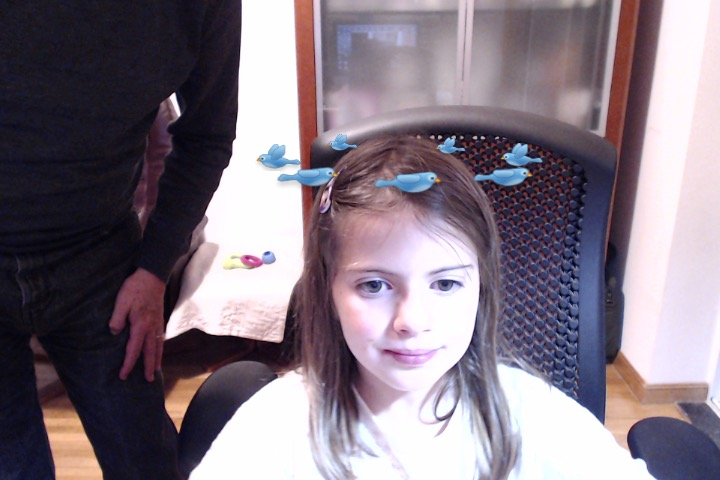
#> input picture py_curso_openVC/openCV_ex_prog/imgs/bia.jpg, 720 x 480 px; its folder holds only this picture in this run
$ python ex_openCV_35.py
#> lines starting #> are read from the running program, lines starting #| are printed output that depends on the picture; after the words box and inside, x2 and y2 are one past the last pixel; in counts of white or black regions, pixels touching at a corner belong together
import os
import cv2

# Faz a varredura do diretorio imagens buscando arquivos JPG, JPEG e PNG.
diretorio = 'imgs'
arquivos = os.listdir(diretorio)
for a in arquivos:
    if a.lower().endswith('.jpg') or a.lower().endswith('.png') \
            or a.lower().endswith('.jpeg'):

        imgC = cv2.imread(diretorio+'/'+a)
#> imgC is the input picture: shape (480, 720, 3); mean B, G, R 130, 118.4, 129.8
        imgPB = cv2.cvtColor(imgC, cv2.COLOR_BGR2GRAY)
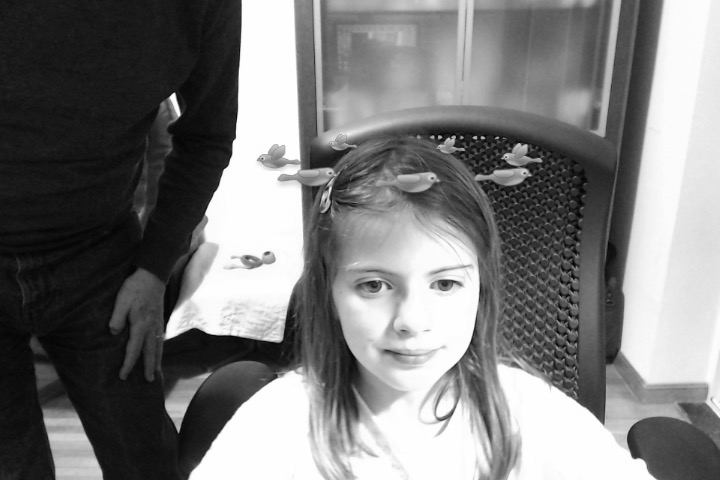
#> imgPB: shape (480, 720); min 2, max 255, mean 123.1
        df = cv2.CascadeClassifier('data/haarcascade_frontalface_default.xml')
        faces = df.detectMultiScale(
                        imgPB,
                        scaleFactor=1.2,
                        minNeighbors=2,
                        minSize=(30, 30),
                        flags=cv2.CASCADE_SCALE_IMAGE)
#> faces = [[322, 219, 176, 176]]

        for (x, y, w, h) in faces:
            cv2.rectangle(imgC, (x, y), (x + w, y + h), (0, 255, 255), 2)
#> this loop made 1 pass
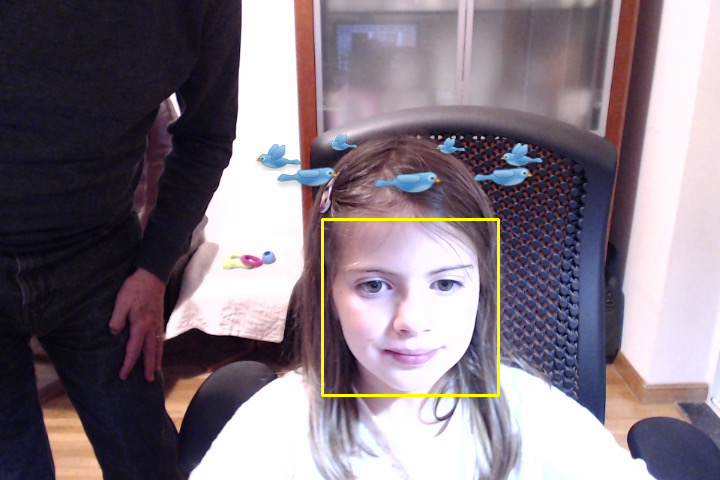
#> imgC: shape (480, 720, 3); 0.61% of pixels changed, all inside (x1, y1, x2, y2) = (321, 218, 500, 397)
        alt = int(float(imgC.shape[0]/float(imgC.shape[1])*640))
#> alt = 426
        imgC = cv2.resize(imgC, (640, alt), interpolation=cv2.INTER_CUBIC)
#> imgC: shape (426, 640, 3)
        cv2.imshow(str(len(faces))+' face(s) encontrada(s).', imgC)

        cv2.waitKey(0)
        cv2.destroyAllWindows ()
        # On Mac need to force to destroyAllWindows.
        cv2.waitKey(1)

$ run again, on py_curso_openVC/openCV_ex_prog/imgs/elas.jpg
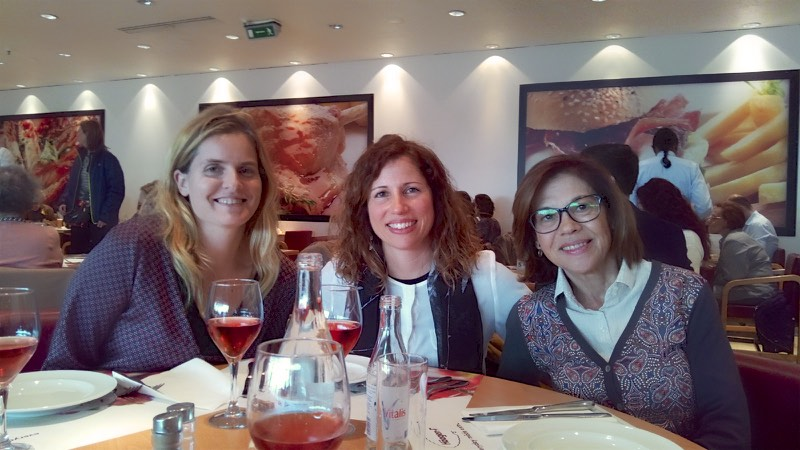
#> input picture py_curso_openVC/openCV_ex_prog/imgs/elas.jpg, 800 x 450 px
#> imgC is the input picture: shape (450, 800, 3); mean B, G, R 109, 107.3, 122.2
#> `imgPB = cv2.cvtColor(imgC, cv2.COLOR_BGR2GRAY)`:
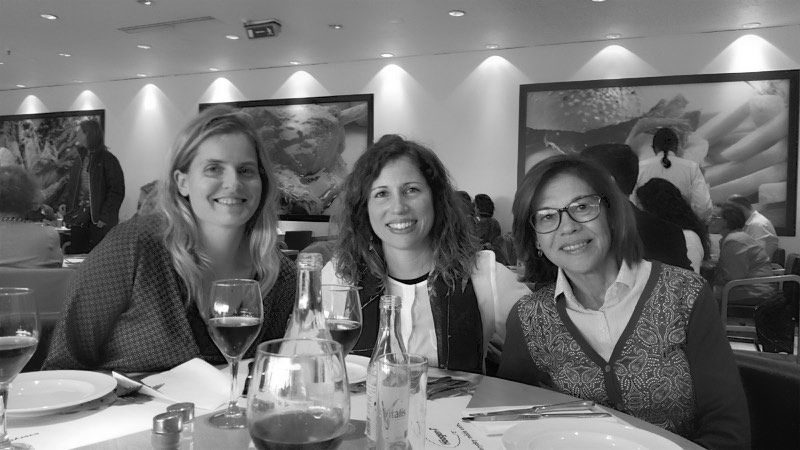
#> imgPB: shape (450, 800); min 1, max 255, mean 112
#> faces = [[360, 163, 75, 75], [180, 134, 90, 90], [524, 179, 89, 89]]
#> the loop `for (x, y, w, h) in faces:` made 3 passes
#> after the loop `for (x, y, w, h) in faces:`:
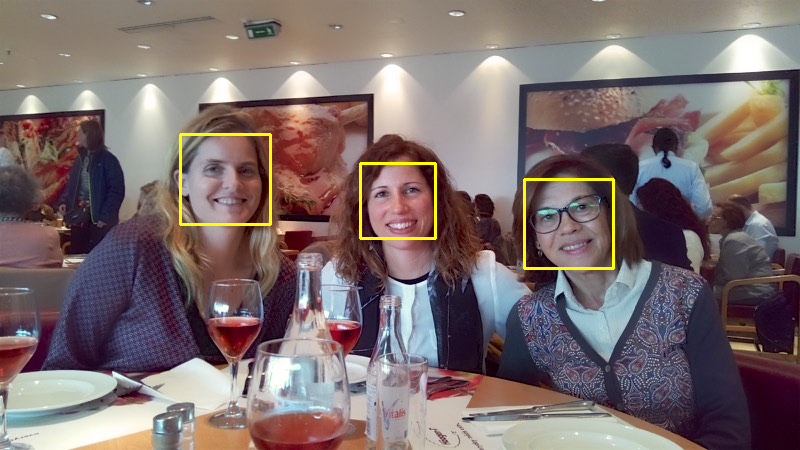
#> imgC: shape (450, 800, 3); 0.84% of pixels changed, all inside (x1, y1, x2, y2) = (179, 133, 615, 270)

$ run again, on py_curso_openVC/openCV_ex_prog/imgs/caras.jpg
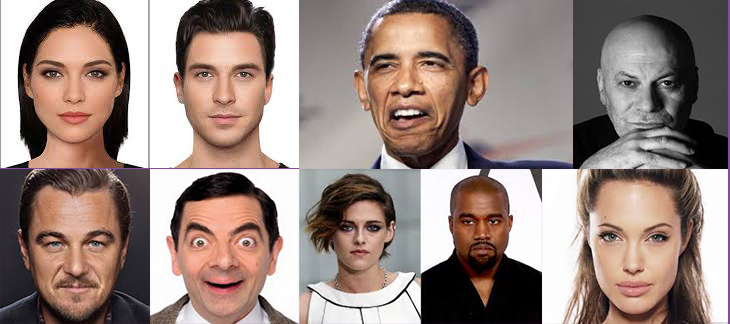
#> input picture py_curso_openVC/openCV_ex_prog/imgs/caras.jpg, 730 x 324 px
#> imgC is the input picture: shape (324, 730, 3); mean B, G, R 126.4, 133.1, 151.4
#> `imgPB = cv2.cvtColor(imgC, cv2.COLOR_BGR2GRAY)`:
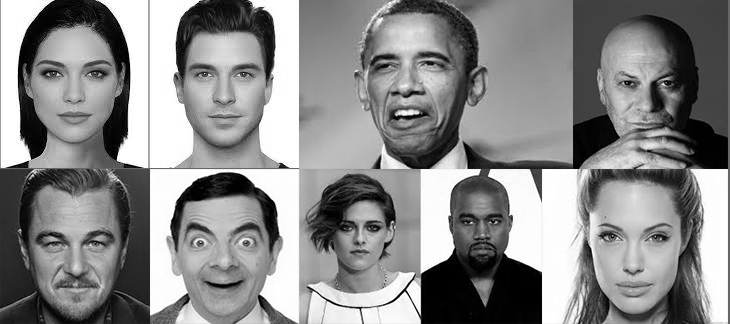
#> imgPB: shape (324, 730); min 0, max 255, mean 137.8
#> faces = [[329, 204, 64, 64], [173, 34, 104, 104], [447, 195, 67, 67], [24, 35, 101, 101], [593, 42, 108, 108], [578, 192, 115, 115], [353, 19, 114, 114], [21, 200, 110, 110], [165, 192, 115, 115]]
#> the loop `for (x, y, w, h) in faces:` made 9 passes
#> `imgC = cv2.resize(imgC, (640, alt), interpolation=cv2.INTER_CUBIC)`:
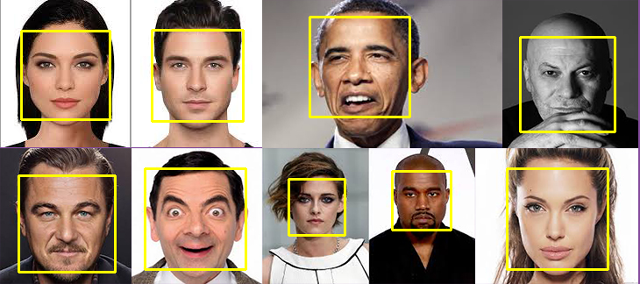
#> imgC: shape (284, 640, 3); mean B, G, R 121.5, 139.2, 156.7
